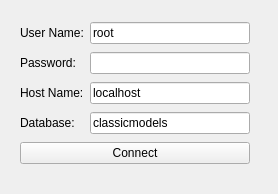
<?xml version="1.0" encoding="UTF-8"?>
<ui version="4.0">
 <class>Form_Login</class>
 <widget class="QWidget" name="Form_Login">
  <property name="geometry">
   <rect>
    <x>0</x>
    <y>0</y>
    <width>278</width>
    <height>194</height>
   </rect>
  </property>
  <property name="sizePolicy">
   <sizepolicy hsizetype="Preferred" vsizetype="Preferred">
    <horstretch>0</horstretch>
    <verstretch>0</verstretch>
   </sizepolicy>
  </property>
  <property name="windowTitle">
   <string>Form</string>
  </property>
  <widget class="QWidget" name="layoutWidget">
   <property name="geometry">
    <rect>
     <x>20</x>
     <y>20</y>
     <width>230</width>
     <height>151</height>
    </rect>
   </property>
   <layout class="QGridLayout" name="gridLayout">
    <item row="0" column="0">
     <widget class="QLabel" name="label">
      <property name="text">
       <string>User Name:</string>
      </property>
     </widget>
    </item>
    <item row="0" column="1">
     <widget class="QLineEdit" name="lineEdit">
      <property name="text">
       <string>root</string>
      </property>
     </widget>
    </item>
    <item row="1" column="0">
     <widget class="QLabel" name="label_2">
      <property name="text">
       <string>Password:</string>
      </property>
     </widget>
    </item>
    <item row="1" column="1">
     <widget class="QLineEdit" name="lineEdit_2">
      <property name="echoMode">
       <enum>QLineEdit::Password</enum>
      </property>
     </widget>
    </item>
    <item row="2" column="0">
     <widget class="QLabel" name="label_3">
      <property name="text">
       <string>Host Name:</string>
      </property>
     </widget>
    </item>
    <item row="2" column="1">
     <widget class="QLineEdit" name="lineEdit_3">
      <property name="text">
       <string>localhost</string>
      </property>
     </widget>
    </item>
    <item row="3" column="0">
     <widget class="QLabel" name="label_4">
      <property name="text">
       <string>Database:</string>
      </property>
     </widget>
    </item>
    <item row="3" column="1">
     <widget class="QLineEdit" name="lineEdit_4">
      <property name="text">
       <string>classicmodels</string>
      </property>
     </widget>
    </item>
    <item row="4" column="0" colspan="2">
     <widget class="QPushButton" name="connect">
      <property name="text">
       <string>Connect</string>
      </property>
     </widget>
    </item>
   </layout>
  </widget>
 </widget>
 <resources/>
 <connections/>
</ui>
